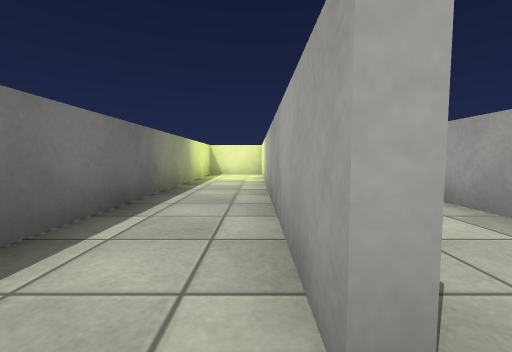
view 1 (above)

17 first-person views from a walk through a scene from a Unity 3-D project. The camera is 0.55 m above the floor, tilts 4° down and sees 90° across. The floor is counted in squares, 1 m on a side. Each view is taken from the middle of a square. On the plan, view 1 faces up. The plan holds only what a view shows up to about 9 squares ahead; the rest is blank. The place goes on beyond the plan. Surface patterns are stand-ins for the level's own textures.

view 2
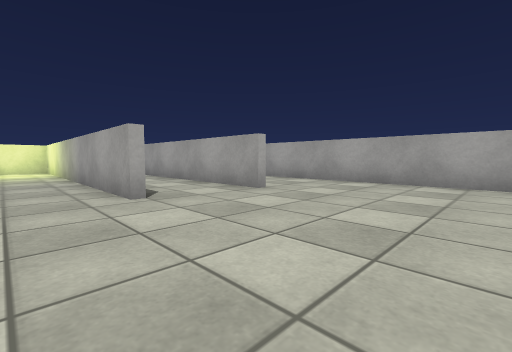

view 3
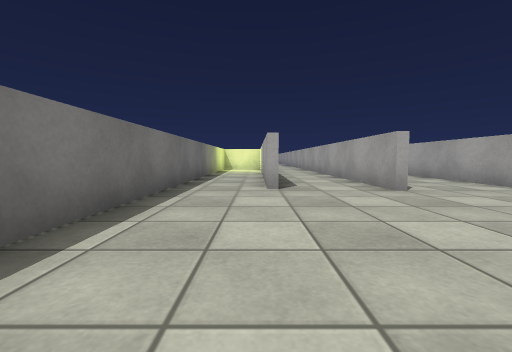

view 4
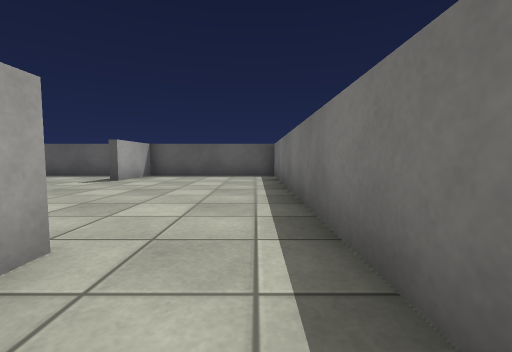

view 5
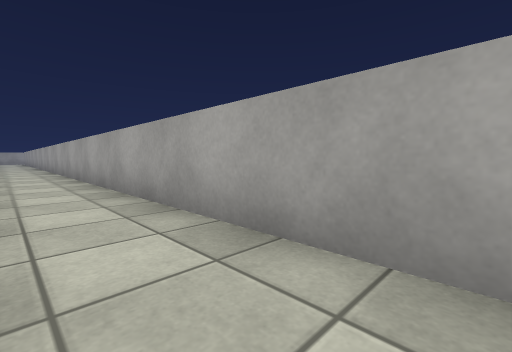

view 6
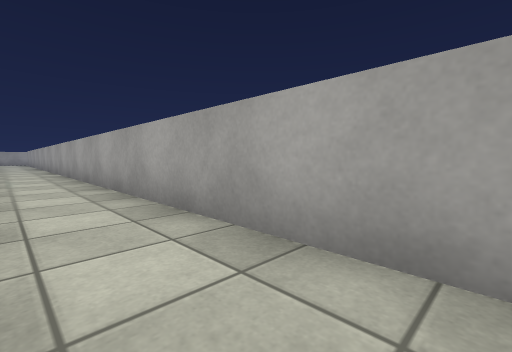

view 7
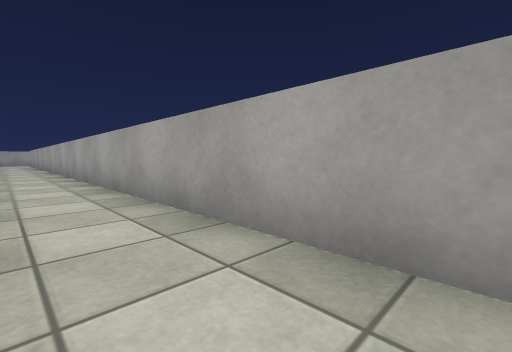

view 8
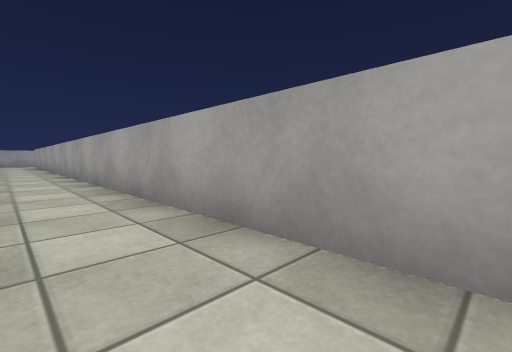

view 9
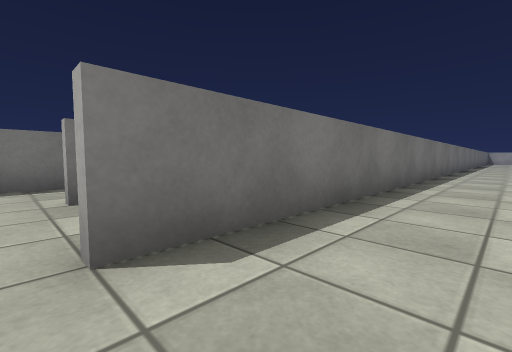

view 10
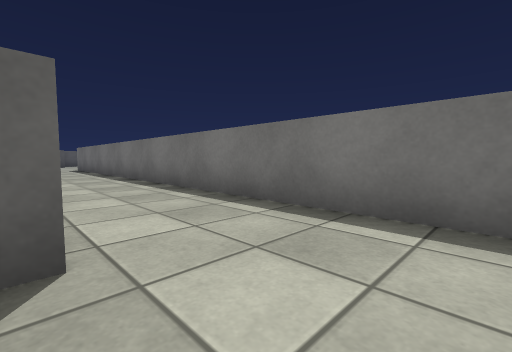

view 11
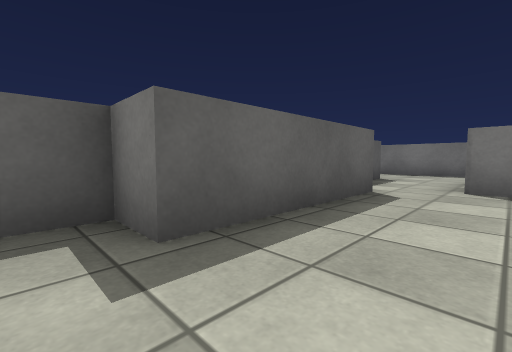

view 12
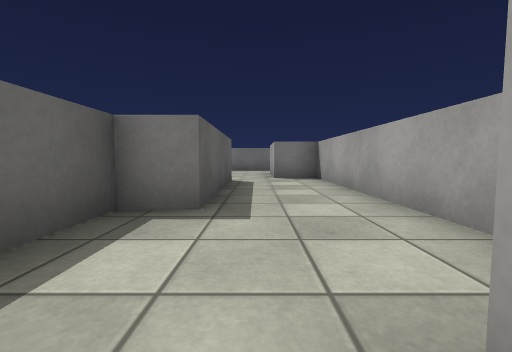

view 13
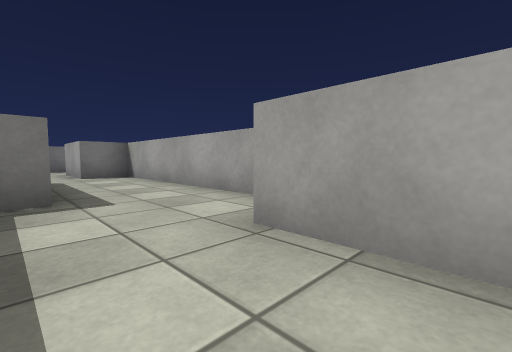

view 14
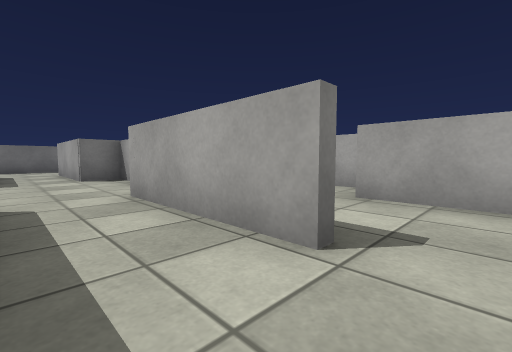

view 15
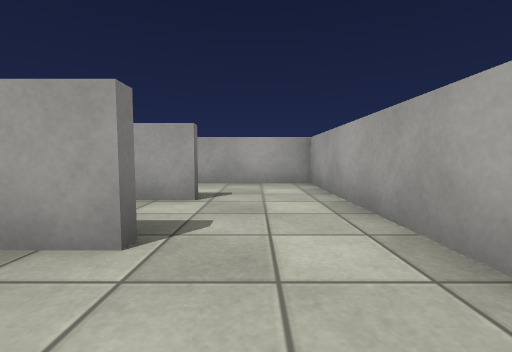

view 16
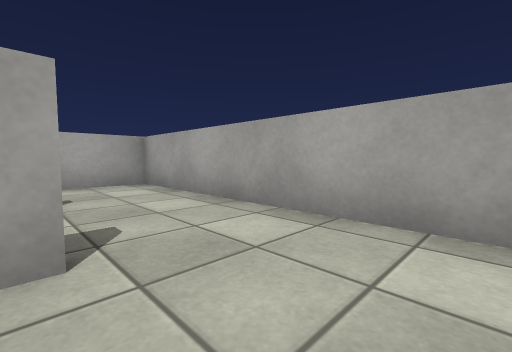

view 17
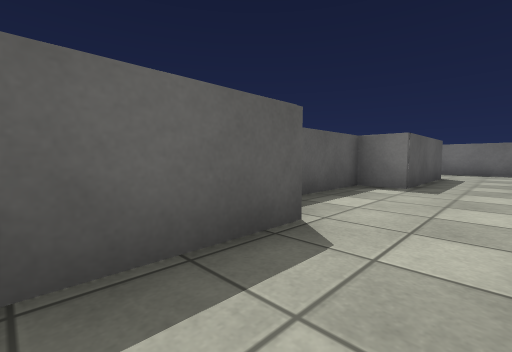

### Floor plan
Points are (right, up) in squares from view 1. A wall is a line through its corners. A room is listed if a view was taken in it or the views show most of it. See-through windows are left out.
Room 1 (views 1, 2, 3, 4, 9)
walls: (0.2, 0.5) (0.2, 8.8) (-1.6, 8.8) (-1.6, -6.1) (2.4, -6.1) (2.4, -4.1); (4.8, -3.1) (4.8, 0.4)
ways out: opening at (1.5, 0) to room 2; opening at (4, -4); opening at (4, 1)
Room 2 (views 5, 6, 7, 8)
walls: (2.4, 0.2) (2.4, 21.4)
ways out: opening at (1.5, 0) to room 1
Room 3 (views 10, 11, 12, 13)
walls: (11.3, 12.5) (12.6, 12.5); (7.6, 13.4) (11.3, 13.4); (13, 15.7) (7, 15.7) (7, 14.5) (4.7, 14.5); (4.8, 12.5) (5.4, 12.5); (16.2, 12.6) (16.2, 14.5) (13.4, 14.5); (2.5, 14.1) (2.5, 12.6)
ways out: opening at (15, 13) to room 5; opening at (4, 13); opening at (4, 14)
Room 4 (views 14, 15, 16)
walls: (14.2, 10.5) (13.4, 10.5); (16.2, 8.9) (16.2, 11.6)
ways out: opening at (15, 11) to room 5; opening at (14, 9.5)
Room 5 (view 17)
walls: (11, 10.7) (13.1, 10.7); (8.5, 13.2) (7.9, 13.2) (7.9, 12.3) (4.8, 12.3); (14.2, 12.3) (11, 12.3); (4.8, 10.7) (7.9, 10.7) (7.9, 9.8) (9.9, 9.8); (16.2, 11.6) (16.2, 12.6)
ways out: opening at (15, 13) to room 3; opening at (15, 11) to room 4; opening at (6, 12)

Where each view was taken, in squares from view 1:
view 1: 0 up, 0 right, facing up
view 2: 3 down, 1 left, facing up-right
view 3: 4 down, 0 right, facing up
view 4: 2 up, 1 left, facing down
view 5: 2 up, 1 right, facing up-right
view 6: 5 up, 1 right, facing up-right
view 7: 7 up, 1 right, facing up-right
view 8: 10 up, 1 right, facing up-right
view 9: 0 up, 4 right, facing up-left
view 10: 14 up, 5 right, facing down-left
view 11: 15 up, 12 right, facing down-left
view 12: 14 up, 14 right, facing left
view 13: 13 up, 15 right, facing up-left
view 14: 11 up, 15 right, facing up-left
view 15: 9 up, 15 right, facing up
view 16: 9 up, 14 right, facing up-right
view 17: 12 up, 13 right, facing down-left
